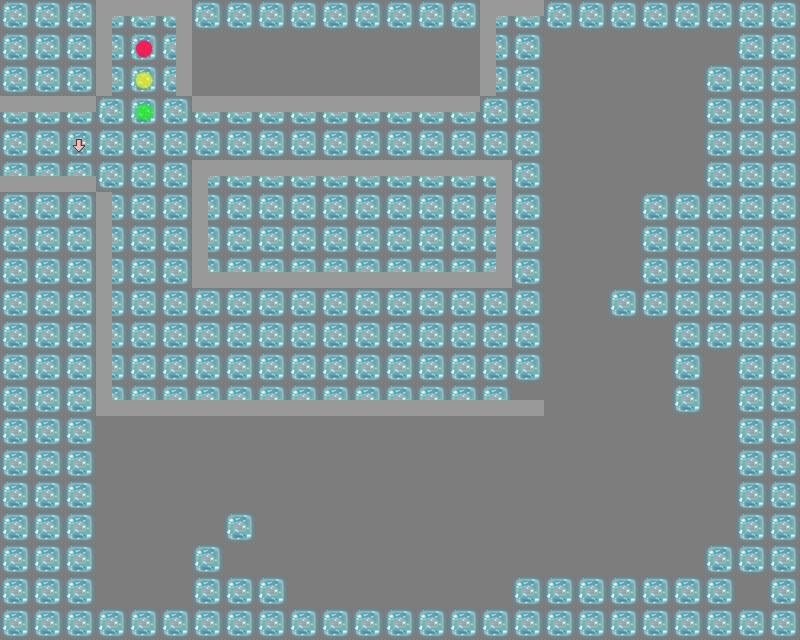

Rendered tile map (Tiled .tmx) drawn with the repository's tilesets; below, a short description and the map source with its tile grids summarised:
An orthogonal 25x20 tile map with 32x32 px tiles, 7 tile layers (ground, build_left, build_up, build_right, ...), 7 tilesets and 4 objects (3x int, men).

<map version="1.0" orientation="orthogonal" width="25" height="20" tilewidth="32" tileheight="32" backgroundcolor="#7d7d7d">
 <tileset firstgid="1" name="cell_b_up" tilewidth="32" tileheight="32">
  <image source="cell_b_up.png" width="32" height="32" />
 </tileset>
 <tileset firstgid="2" name="cell_b_down" tilewidth="32" tileheight="32">
  <image source="cell_b_down.png" width="32" height="32" />
 </tileset>
 <tileset firstgid="3" name="cell_b_left" tilewidth="32" tileheight="32">
  <image source="cell_b_left.png" width="32" height="32" />
 </tileset>
 <tileset firstgid="4" name="cell_b_right" tilewidth="32" tileheight="32">
  <image source="cell_b_right.png" width="32" height="32" />
 </tileset>
 <tileset firstgid="5" name="arrow_des" tilewidth="32" tileheight="32">
  <image source="arrow_des.png" width="64" height="64" />
 </tileset>
 <tileset firstgid="9" name="cell_a" tilewidth="32" tileheight="32">
  <image source="cell_a.png" width="32" height="32" />
 </tileset>
 <tileset firstgid="10" name="spott" tilewidth="32" tileheight="32">
  <image source="spott.png" width="64" height="64" />
 </tileset>
 <layer name="ground" width="25" height="20">
  <data>[500 cells, 322 non-empty, 1 distinct tile ids]</data>
 </layer>
 <layer name="build_left" width="25" height="20">
  <data>[500 cells, 17 non-empty, 1 distinct tile ids]</data>
 </layer>
 <layer name="build_up" width="25" height="20">
  <data>[500 cells, 27 non-empty, 1 distinct tile ids]</data>
 </layer>
 <layer name="build_right" width="25" height="20">
  <data>[500 cells, 7 non-empty, 1 distinct tile ids]</data>
 </layer>
 <layer name="build_down" width="25" height="20">
  <data>[500 cells, 27 non-empty, 1 distinct tile ids]</data>
 </layer>
 <layer name="spot" width="25" height="20">
  <data>[500 cells, 3 non-empty, 3 distinct tile ids]</data>
 </layer>
 <layer name="arrow_des" width="25" height="20">
  <data>[500 cells, 1 non-empty, 1 distinct tile ids]</data>
 </layer>
 <objectgroup name="collsion" width="25" height="20" />
 <objectgroup name="hero" width="25" height="20">
  <object name="ball" type="int" x="128" y="0" width="32" height="32">
   <properties>
    <property name="move_dir" value="2" />
   </properties>
  </object>
 </objectgroup>
 <objectgroup name="door" width="25" height="20">
  <object name="men" x="0" y="128" width="32" height="32" />
 </objectgroup>
 <objectgroup name="jiguanlock" width="25" height="20">
  <object name="jiguan_lock_2" type="int" x="480" y="128" width="32" height="32">
   <properties>
    <property name="lockcolor" value="2" />
    <property name="lockdir" value="4" />
    <property name="lockid" value="2" />
   </properties>
  </object>
 </objectgroup>
 <objectgroup name="jiguankey" width="25" height="20">
  <object name="jiguan_key_2" type="int" x="288" y="352" width="32" height="32">
   <properties>
    <property name="keycolor" value="2" />
    <property name="keydir" value="1" />
    <property name="keyid" value="2" />
   </properties>
  </object>
 </objectgroup>
</map>